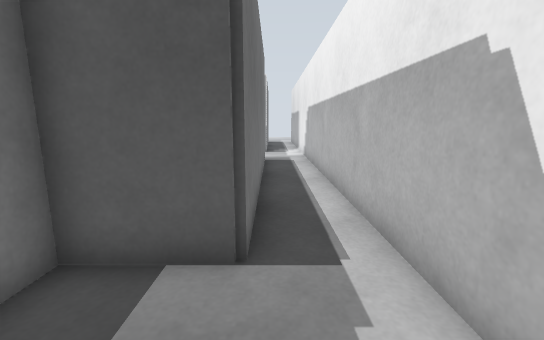
view 1 (above)

23 first-person views from a walk through a robot-simulator world made for Gazebo. The camera is 0.94 m above the floor, tilts 10° down and sees 90° across. The floor is counted in squares, 0.5 m on a side. Each view is taken from the middle of a square. On the plan, view 1 faces up. The plan holds only what a view shows up to about 15 squares ahead; the rest is blank. The place goes on beyond the plan.

view 2
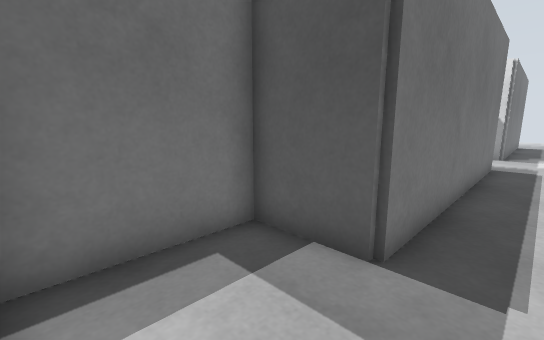

view 3
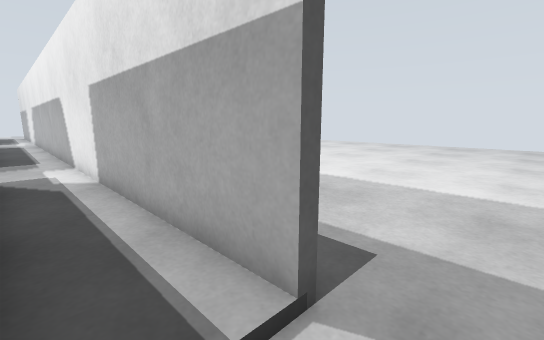

view 4
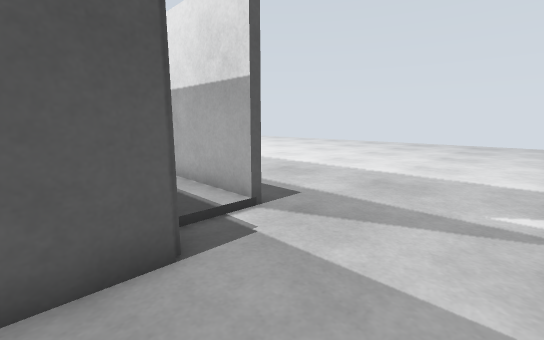

view 5
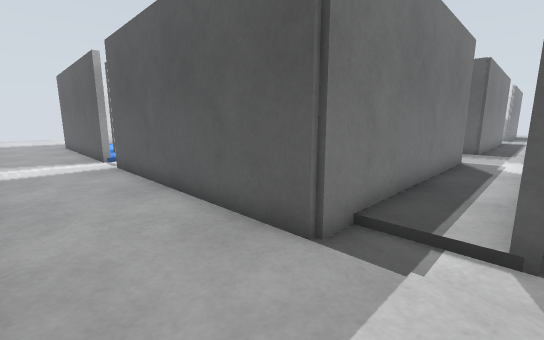

view 6
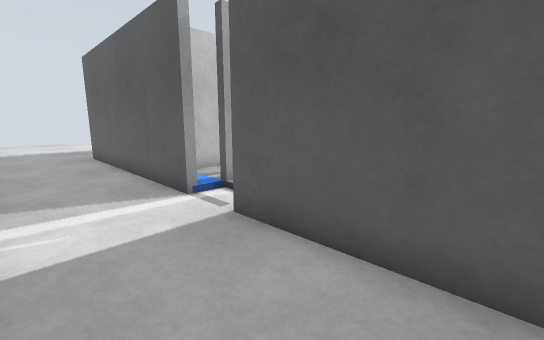

view 7
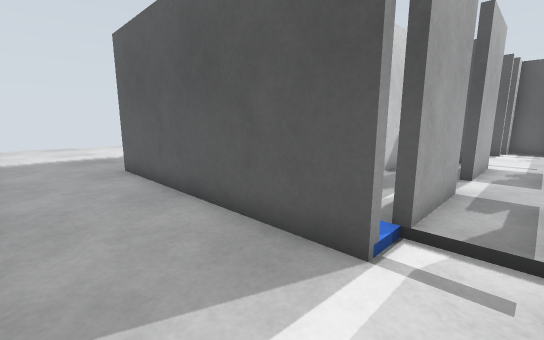

view 8
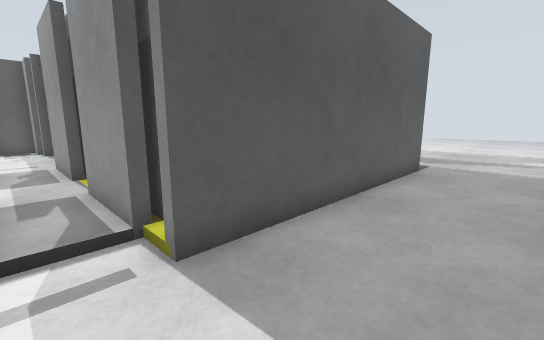

view 9
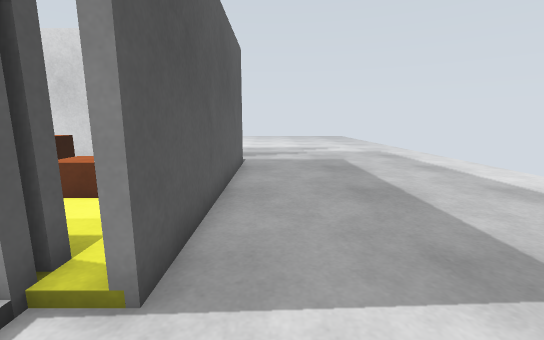

view 10
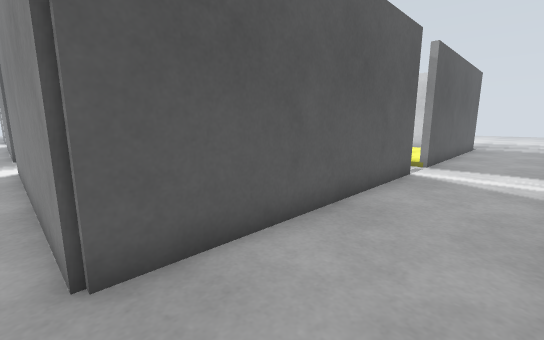

view 11
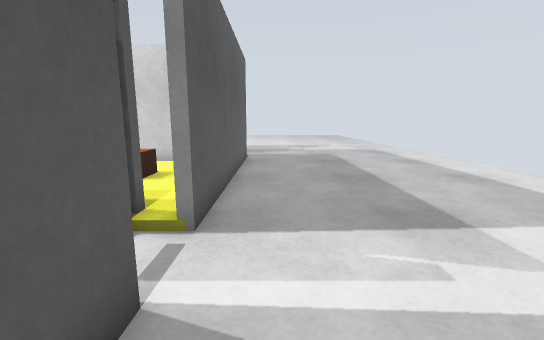

view 12
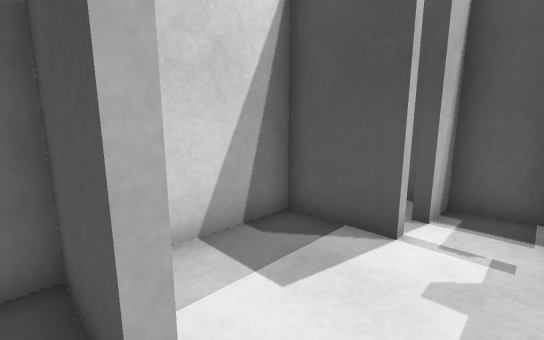

view 13
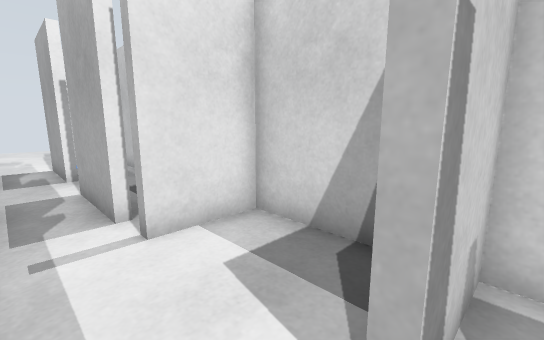

view 14
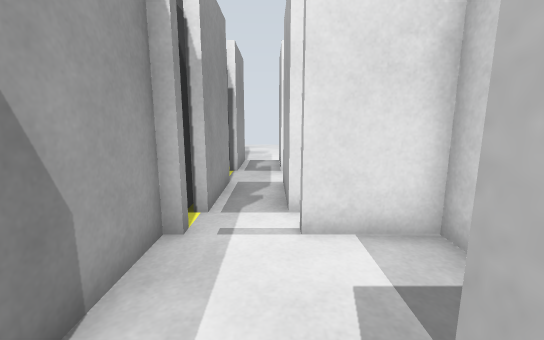

view 15
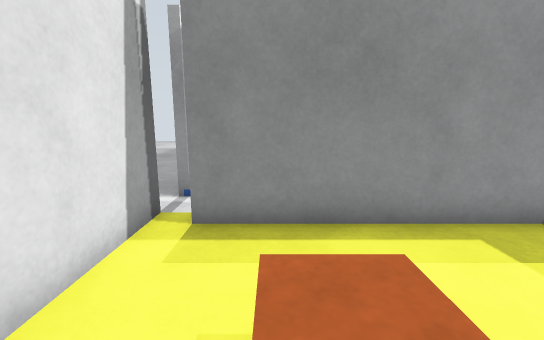

view 16
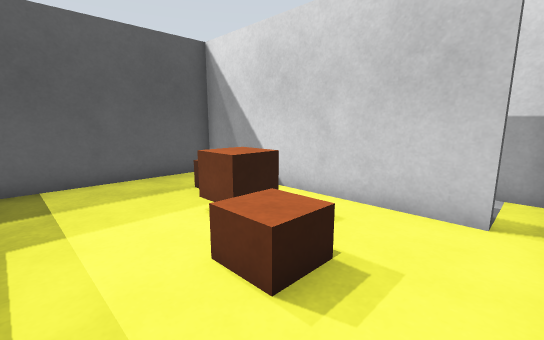

view 17
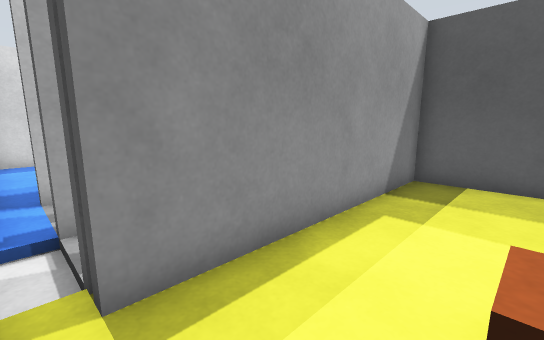

view 18
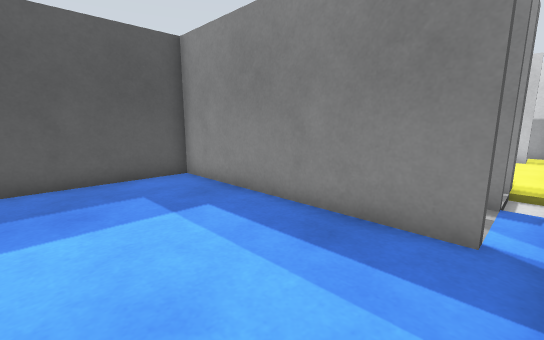

view 19
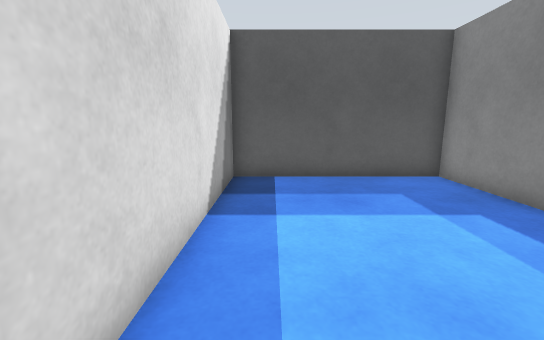

view 20
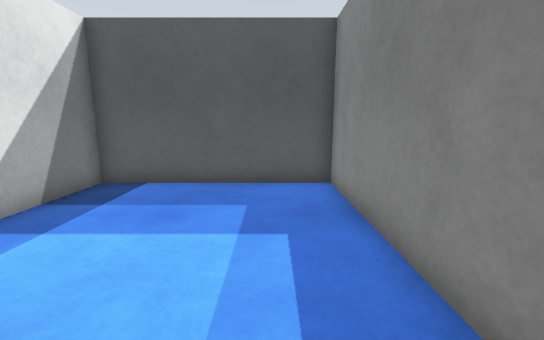

view 21
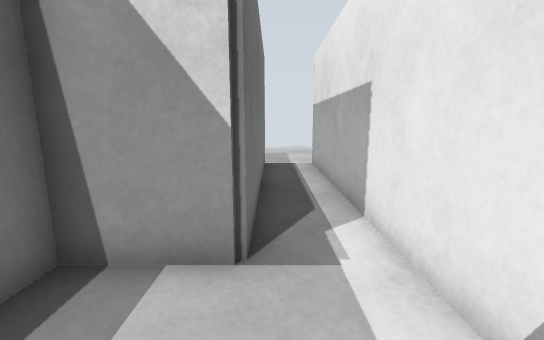

view 22
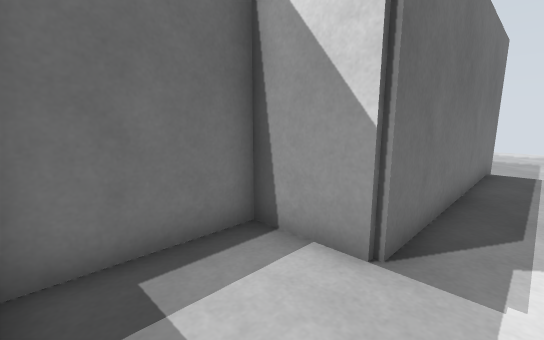

view 23
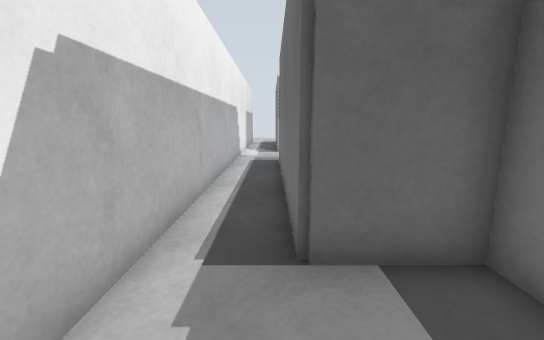

### Floor plan
Points are (right, up) in squares from view 1. A wall is a line through its corners. A room is listed if a view was taken in it or the views show most of it. See-through windows are left out.
Room 1 (views 1, 2, 3, 4, 5, 6, 7, 8, 9, 10, 11, 21, 22, 23)
walls: (-0.3, -0.4) (-0.3, -10.7) (-10.6, -10.7); (2.2, -9.5) (1.9, -9.5) (1.9, 23.5); (-12.5, -10.7) (-22.6, -10.7) (-22.6, -0.5); (-0.3, 23.5) (-0.3, 17.4) (-2.8, 17.4) (-2.8, 13.7) (-0.3, 13.7) (-0.3, 3.4) (-2.8, 3.4) (-2.8, -0.2)
ways out: opening at (-11.5, -11) to room 2; opening at (2, -12)
Room 2 (view 12)
walls: (-12.2, -4.5) (-12.8, -4.5); (-10.2, -3.8) (-10.2, -1.6); (-10.2, -4.5) (-10.6, -4.5) (-10.6, -1.5) (-10.2, -1.5); (-12.5, -6.4) (-12.5, -9.5); (-12.8, -6.5) (-12.2, -6.5); (-12.8, -1.5) (-12.2, -1.5); (-12.5, -1.4) (-12.5, -4.5); (-14.8, -3.4) (-14.8, -4.6); (-10.6, -0.8) (-10.6, -0.3) (-10.2, -0.3) (-10.2, 3.4); (-14.8, -7.9) (-14.8, -9.5); (-12.2, -9.5) (-12.8, -9.5); (-10.2, -9.6) (-10.2, -7.6); (-9.8, -9.5) (-10.6, -9.5) (-10.6, -6.5) (-10.2, -6.5); (-13.4, -10.3) (-12.5, -10.3) (-12.5, -10.7); (-10.6, -10.7) (-10.6, -10.3) (-9.6, -10.3); (-12.5, 3.7) (-12.5, 3.4) (-14.8, 3.4) (-14.8, -0.3) (-12.5, -0.3) (-12.5, -0.7) (-14.8, -0.7)
ways out: opening at (-11.5, -11) to room 1; opening at (-11.5, 3) to room 3; opening at (-10, -10) to room 4; opening at (-15, -10) to room 5
Room 3 (views 13, 14)
walls: (-10.6, 4.5) (-10.6, 5.9) (-12.3, 5.9) (-12.3, 4.5) (-12.8, 4.5); (-12.5, 5.9) (-12.5, 4.5); (-14.8, 4.2) (-14.8, 3.7) (-12.5, 3.7)
ways out: opening at (-11.5, 3) to room 2
Room 4 (views 15, 16, 17)
walls: (-2.8, -9.5) (-3.1, -9.5) (-3.1, -0.7) (-9.8, -0.7) (-9.8, -9.5); (-9.6, -10.3) (-7.1, -10.3)
ways out: opening at (-10, -10) to room 2; opening at (-3, -10)
objects: crate (-7, -8) to (-6, -7); crate (-6, -6) to (-5, -5); other object (-5, -4) to (-4, -3)
Room 5 (views 18, 19, 20)
walls: (-14.8, -9.5) (-15.1, -9.5) (-15.1, -0.7) (-22.3, -0.7) (-22.3, -10.1)
ways out: opening at (-15, -10) to room 2

Positions as (right, up) in squares from view 1, and headings:
1: (0, 0), facing up
2: (1, 0), facing up-left
3: (0, -11), facing up-right
4: (-2, -14), facing up-right
5: (2, -14), facing up-left
6: (-6, -14), facing up-left
7: (-11, -14), facing up-left
8: (-12, -14), facing up-right
9: (-13, -12), facing right
10: (-23, -14), facing up-right
11: (-15, -12), facing right
12: (-11, -1), facing up-left
13: (-11, 4), facing down-left
14: (-12, 4), facing down
15: (-5, -8), facing left
16: (-9, -10), facing up-right
17: (-7, -10), facing up-left
18: (-20, -10), facing up-right
19: (-21, -10), facing up
20: (-17, -9), facing up
21: (0, 14), facing up
22: (1, 14), facing up-left
23: (0, 17), facing down
